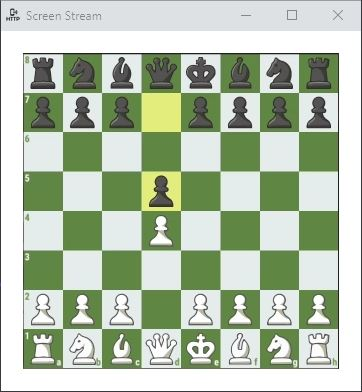
#> input picture img/d1.JPG, 362 x 392 px, found by its file name
$ python diff.py
#> lines starting #> are read from the running program, lines starting #| are printed output that depends on the picture; after the words box and inside, x2 and y2 are one past the last pixel; in counts of white or black regions, pixels touching at a corner belong together; long printed decimals are rounded
from skimage.metrics import structural_similarity
import cv2
import numpy as np

before = cv2.imread('../img/d1.jpg')
#> before is the input picture: shape (392, 362, 3); mean B, G, R 172.6, 194.3, 180.7
after = cv2.imread('../img/d2.jpg')
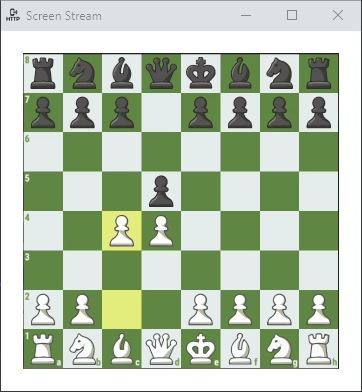
#> input picture img/d2.JPG, 362 x 392 px, found by its file name
#> after is the input picture: shape (392, 362, 3); mean B, G, R 172.5, 194.3, 180.8

# Convert images to grayscale
before_gray = cv2.cvtColor(before, cv2.COLOR_BGR2GRAY)
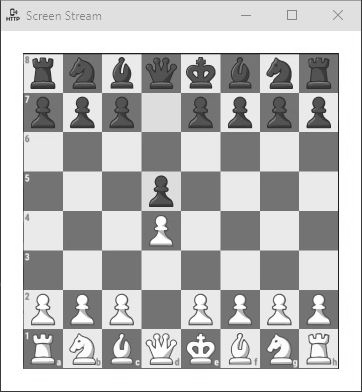
#> before_gray: shape (392, 362); min 12, max 255, mean 187.8
after_gray = cv2.cvtColor(after, cv2.COLOR_BGR2GRAY)

# Compute SSIM between two images
(score, diff) = structural_similarity(before_gray, after_gray, full=True)
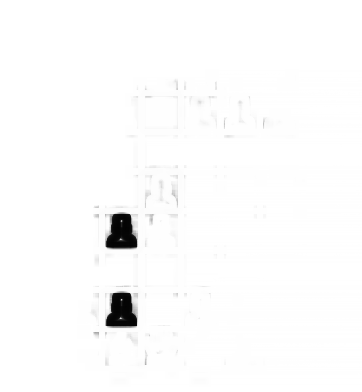
#> diff: shape (392, 362) float64; min 0.011, max 1, mean 0.987
#> score = 0.986
print("Image similarity", score)
#| Image similarity 0.9862

# The diff image contains the actual image differences between the two images
# and is represented as a floating point data type in the range [0,1]
# so we must convert the array to 8-bit unsigned integers in the range
# [0,255] before we can use it with OpenCV
diff = (diff * 255).astype("uint8")

# Threshold the difference image, followed by finding contours to
# obtain the regions of the two input images that differ
thresh = cv2.threshold(
    diff, 0, 255, cv2.THRESH_BINARY_INV | cv2.THRESH_OTSU)[1]
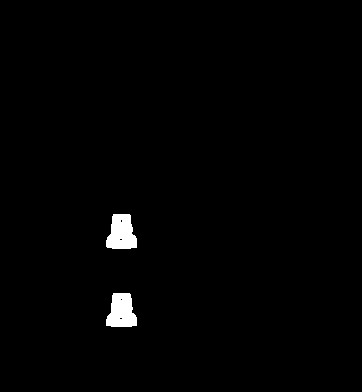
#> thresh: shape (392, 362); 1.2% white; 2 white regions
contours = cv2.findContours(
    thresh.copy(), cv2.RETR_EXTERNAL, cv2.CHAIN_APPROX_SIMPLE)
#> contours = 2 contours; box (x1, y1, x2, y2) and area: (106, 214, 137, 249) 777, (106, 293, 137, 327) 754
contours = contours[0] if len(contours) == 2 else contours[1]

mask = np.zeros(before.shape, dtype='uint8')
filled_after = after.copy()

for c in contours[::-1]:
    area = cv2.contourArea(c)
    if area > 40:
        x, y, w, h = cv2.boundingRect(c)
        print('x:', x, 'y:', y)
        cv2.rectangle(before, (x, y), (x + w, y + h), (36, 255, 12), 2)
        cv2.rectangle(after, (x, y), (x + w, y + h), (36, 255, 12), 2)
        cv2.imshow('before', before)
        cv2.imshow('after', after)
        cv2.waitKey(0)
#> this loop made 2 passes
#> (area, x, y, w, h) on passes 1 to 2: (777, 106, 214, 31, 35), (753.5, 106, 293, 31, 34)
#| x: 106 y: 214
#| x: 106 y: 293
#> pass 1, `cv2.imshow('before', before)`:
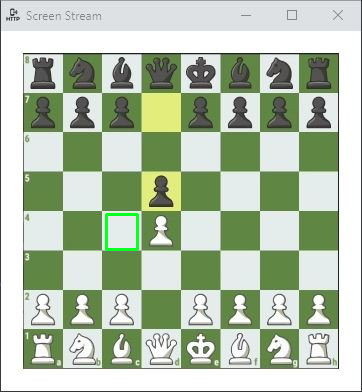
#> window 'before': shape (392, 362, 3); mean B, G, R 172.1, 194.3, 180.2
#> pass 1, `cv2.imshow('after', after)`:
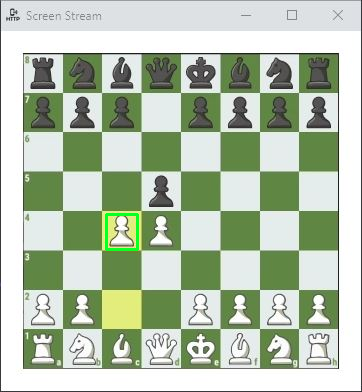
#> window 'after': shape (392, 362, 3); mean B, G, R 172.3, 194.4, 180.2
#> pass 2, `cv2.imshow('after', after)`:
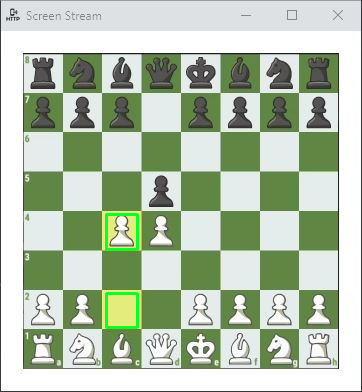
#> window 'after': shape (392, 362, 3); mean B, G, R 172.1, 194.4, 179.6
